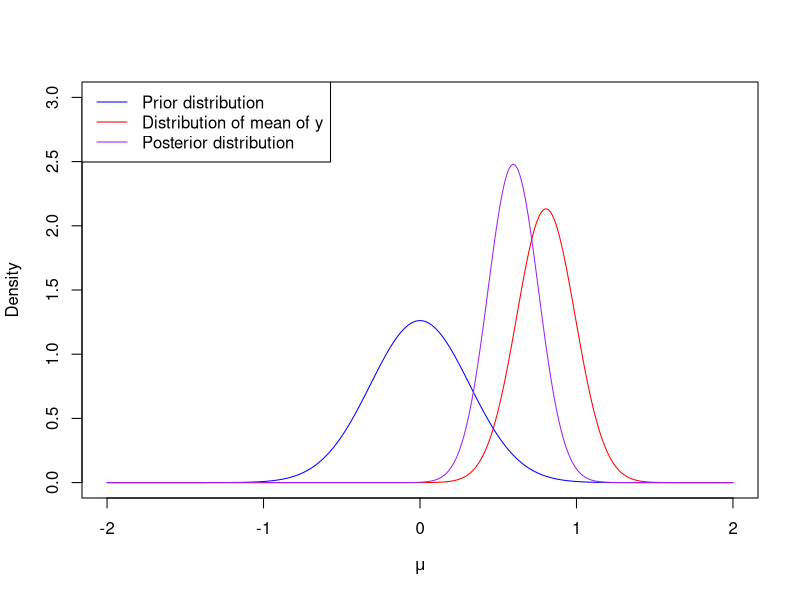

This chart was generated by the following R code:
options(repr.plot.width=7, repr.plot.height=5)
x <- seq(-2, 2, 0.01)
#plot the prior 
y1 <- dnorm(x, mean=0, sd=sqrt(0.1))
plot(x, y1, type="l", lwd=1, col="blue", ylim=c(0,3), ylab="Density", xlab=expression(mu))
legend("topleft", legend=c("Prior distribution", "Distribution of mean of y", "Posterior distribution"),
       col=c("blue", "red", "purple"), lty=1)
#plot the observed distribution 
y2 <- dnorm(x, mean=0.805, sd=sqrt(0.7/20))
lines(x, y2, type="l", lwd=1, col="red")
y3 <- dnorm(x, mean=0.596, sd=sqrt(0.0259))
lines(x, y3, type="l", lwd=1, col="purple")
